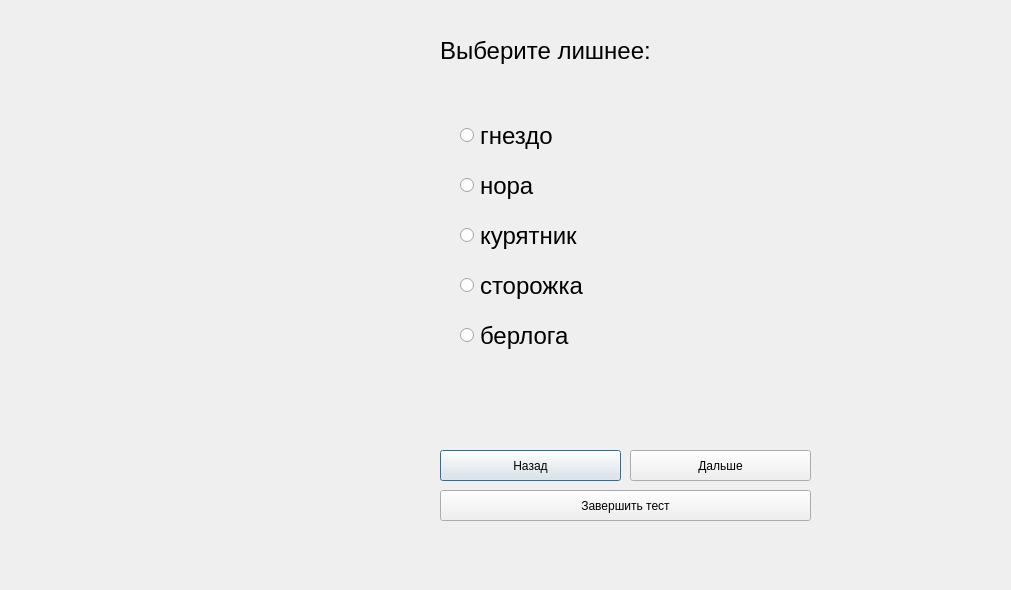
<?xml version="1.0" encoding="UTF-8"?>
<ui version="4.0">
 <class>testform33</class>
 <widget class="QDialog" name="testform33">
  <property name="geometry">
   <rect>
    <x>0</x>
    <y>0</y>
    <width>1011</width>
    <height>590</height>
   </rect>
  </property>
  <property name="windowTitle">
   <string>Dialog</string>
  </property>
  <widget class="QRadioButton" name="radioButton_4">
   <property name="geometry">
    <rect>
     <x>460</x>
     <y>270</y>
     <width>301</width>
     <height>31</height>
    </rect>
   </property>
   <property name="font">
    <font>
     <pointsize>18</pointsize>
    </font>
   </property>
   <property name="acceptDrops">
    <bool>false</bool>
   </property>
   <property name="toolTip">
    <string/>
   </property>
   <property name="text">
    <string>сторожка</string>
   </property>
  </widget>
  <widget class="QLabel" name="image">
   <property name="geometry">
    <rect>
     <x>0</x>
     <y>80</y>
     <width>411</width>
     <height>331</height>
    </rect>
   </property>
   <property name="text">
    <string/>
   </property>
  </widget>
  <widget class="QRadioButton" name="radioButton">
   <property name="geometry">
    <rect>
     <x>460</x>
     <y>120</y>
     <width>431</width>
     <height>31</height>
    </rect>
   </property>
   <property name="font">
    <font>
     <pointsize>18</pointsize>
    </font>
   </property>
   <property name="acceptDrops">
    <bool>false</bool>
   </property>
   <property name="toolTip">
    <string/>
   </property>
   <property name="text">
    <string>гнездо</string>
   </property>
  </widget>
  <widget class="QRadioButton" name="radioButton_2">
   <property name="geometry">
    <rect>
     <x>460</x>
     <y>170</y>
     <width>421</width>
     <height>31</height>
    </rect>
   </property>
   <property name="font">
    <font>
     <pointsize>18</pointsize>
    </font>
   </property>
   <property name="layoutDirection">
    <enum>Qt::LeftToRight</enum>
   </property>
   <property name="text">
    <string>нора</string>
   </property>
  </widget>
  <widget class="QPushButton" name="back_pushButton">
   <property name="geometry">
    <rect>
     <x>440</x>
     <y>450</y>
     <width>181</width>
     <height>31</height>
    </rect>
   </property>
   <property name="text">
    <string>Назад</string>
   </property>
  </widget>
  <widget class="QPushButton" name="finish_pushButton">
   <property name="geometry">
    <rect>
     <x>440</x>
     <y>490</y>
     <width>371</width>
     <height>31</height>
    </rect>
   </property>
   <property name="text">
    <string>Завершить тест</string>
   </property>
  </widget>
  <widget class="QRadioButton" name="radioButton_3">
   <property name="geometry">
    <rect>
     <x>460</x>
     <y>220</y>
     <width>421</width>
     <height>31</height>
    </rect>
   </property>
   <property name="font">
    <font>
     <pointsize>18</pointsize>
    </font>
   </property>
   <property name="acceptDrops">
    <bool>false</bool>
   </property>
   <property name="toolTip">
    <string/>
   </property>
   <property name="text">
    <string>курятник</string>
   </property>
  </widget>
  <widget class="QRadioButton" name="radioButton_5">
   <property name="geometry">
    <rect>
     <x>460</x>
     <y>320</y>
     <width>301</width>
     <height>31</height>
    </rect>
   </property>
   <property name="font">
    <font>
     <pointsize>18</pointsize>
    </font>
   </property>
   <property name="acceptDrops">
    <bool>false</bool>
   </property>
   <property name="toolTip">
    <string/>
   </property>
   <property name="text">
    <string>берлога</string>
   </property>
  </widget>
  <widget class="QPushButton" name="next_pushButton_2">
   <property name="geometry">
    <rect>
     <x>630</x>
     <y>450</y>
     <width>181</width>
     <height>31</height>
    </rect>
   </property>
   <property name="text">
    <string>Дальше</string>
   </property>
  </widget>
  <widget class="QLabel" name="question">
   <property name="geometry">
    <rect>
     <x>440</x>
     <y>0</y>
     <width>551</width>
     <height>101</height>
    </rect>
   </property>
   <property name="sizePolicy">
    <sizepolicy hsizetype="Preferred" vsizetype="Preferred">
     <horstretch>0</horstretch>
     <verstretch>0</verstretch>
    </sizepolicy>
   </property>
   <property name="font">
    <font>
     <pointsize>18</pointsize>
    </font>
   </property>
   <property name="mouseTracking">
    <bool>true</bool>
   </property>
   <property name="tabletTracking">
    <bool>false</bool>
   </property>
   <property name="focusPolicy">
    <enum>Qt::NoFocus</enum>
   </property>
   <property name="contextMenuPolicy">
    <enum>Qt::PreventContextMenu</enum>
   </property>
   <property name="autoFillBackground">
    <bool>false</bool>
   </property>
   <property name="midLineWidth">
    <number>-2</number>
   </property>
   <property name="text">
    <string>Выберите лишнее:</string>
   </property>
   <property name="textFormat">
    <enum>Qt::AutoText</enum>
   </property>
   <property name="scaledContents">
    <bool>false</bool>
   </property>
   <property name="wordWrap">
    <bool>true</bool>
   </property>
   <property name="openExternalLinks">
    <bool>false</bool>
   </property>
  </widget>
 </widget>
 <resources/>
 <connections/>
</ui>
